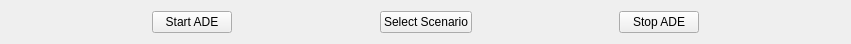
             <widget class="QWidget" name="layoutWidget_2">
              <property name="geometry">
               <rect>
                <x>2</x>
                <y>30</y>
                <width>851</width>
                <height>29</height>
               </rect>
              </property>
              <layout class="QHBoxLayout" name="horizontalLayout_btnTop">
               <item>
                <spacer name="horizontalSpacer_7">
                 <property name="orientation">
                  <enum>Qt::Horizontal</enum>
                 </property>
                 <property name="sizeHint" stdset="0">
                  <size>
                   <width>68</width>
                   <height>20</height>
                  </size>
                 </property>
                </spacer>
               </item>
               <item>
                <widget class="QPushButton" name="btn_local_adeStart">
                 <property name="text">
                  <string>Start ADE</string>
                 </property>
                </widget>
               </item>
               <item>
                <spacer name="horizontalSpacer_12">
                 <property name="orientation">
                  <enum>Qt::Horizontal</enum>
                 </property>
                 <property name="sizeHint" stdset="0">
                  <size>
                   <width>98</width>
                   <height>20</height>
                  </size>
                 </property>
                </spacer>
               </item>
               <item>
                <widget class="QPushButton" name="btn_local_sel_scenario">
                 <property name="text">
                  <string>Select Scenario</string>
                 </property>
                </widget>
               </item>
               <item>
                <spacer name="horizontalSpacer_20">
                 <property name="orientation">
                  <enum>Qt::Horizontal</enum>
                 </property>
                 <property name="sizeHint" stdset="0">
                  <size>
                   <width>98</width>
                   <height>20</height>
                  </size>
                 </property>
                </spacer>
               </item>
               <item>
                <widget class="QPushButton" name="btn_local_StopAde">
                 <property name="text">
                  <string>Stop ADE</string>
                 </property>
                </widget>
               </item>
               <item>
                <spacer name="horizontalSpacer_22">
                 <property name="orientation">
                  <enum>Qt::Horizontal</enum>
                 </property>
                 <property name="sizeHint" stdset="0">
                  <size>
                   <width>68</width>
                   <height>20</height>
                  </size>
                 </property>
                </spacer>
               </item>
              </layout>
             </widget>
